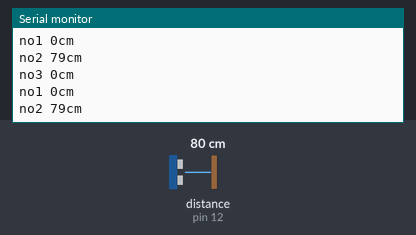
Bench run of a sketch on a simulated Arduino Uno, built with avr-gcc and run on an emulated ATmega328P. Parts: the last lines printed to the serial monitor. Wiring (inferred from the names in the program): ultrasonic range finder: trigger pin 8; echo pin 12. The test bench sets the inputs (shaded band); at power-on: distance to the obstacle (sensor on pin 12) 80 cm. The echo pulse lasts 58.3 µs per cm.

Above: at 5.0 s.
5.1 s: distance to the obstacle (sensor on pin 12) set to 2 cm
At 6.1 s:
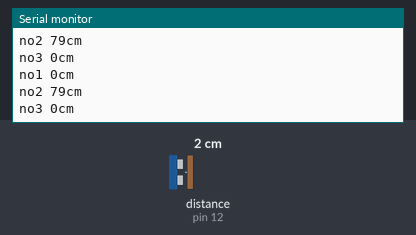
9.3 s: distance to the obstacle (sensor on pin 12) set to 4 cm
At 12.3 s:
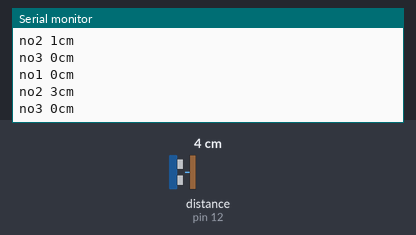
Timing chart, 0 to 13.8 s (numbered marks = the images above; inputs shaded):
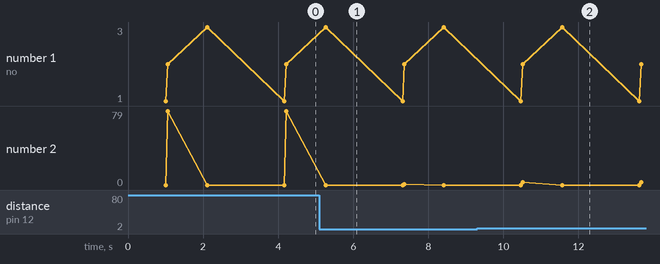

Measured:
- after the input at 9.3 s, the serial monitor: prints a new line after 1.2 s (image 2)

The sketch:

TestUltrasonDiode.ino
```cpp
int trigPin[3] = {11, 8, 10};    // Trigger
int echoPin = 12;    // Echo
long duration, cm;
 int i = 0;
void setup() {
  //Serial Port begin
  Serial.begin (9600);
  //Define inputs and outputs
  pinMode(trigPin[0], OUTPUT);
  pinMode(trigPin[1], OUTPUT);
  pinMode(trigPin[2], OUTPUT);
  pinMode(echoPin, INPUT);
}

void loop() {
  // The sensor is triggered by a HIGH pulse of 10 or more microseconds.
  // Give a short LOW pulse beforehand to ensure a clean HIGH pulse:
  digitalWrite(trigPin[i%3], LOW);
  delayMicroseconds(5);
  digitalWrite(trigPin[i%3], HIGH);
  delayMicroseconds(10);
  digitalWrite(trigPin[i%3], LOW);

  // Read the signal from the sensor: a HIGH pulse whose
  // duration is the time (in microseconds) from the sending
  // of the ping to the reception of its echo off of an object.
  pinMode(echoPin, INPUT);
  duration = pulseIn(echoPin, HIGH);

  // Convert the time into a distance
  cm = (duration/2) / 29.1;     // Divide by 29.1 or multiply by 0.0343

  Serial.print("no"+String(1+i%3)+" ");
  Serial.print(cm);
  Serial.print("cm");
  Serial.println();
  if(i%3==2){
      Serial.println();
      delay(1000);}

  delay(50);
  i++;
}
```
